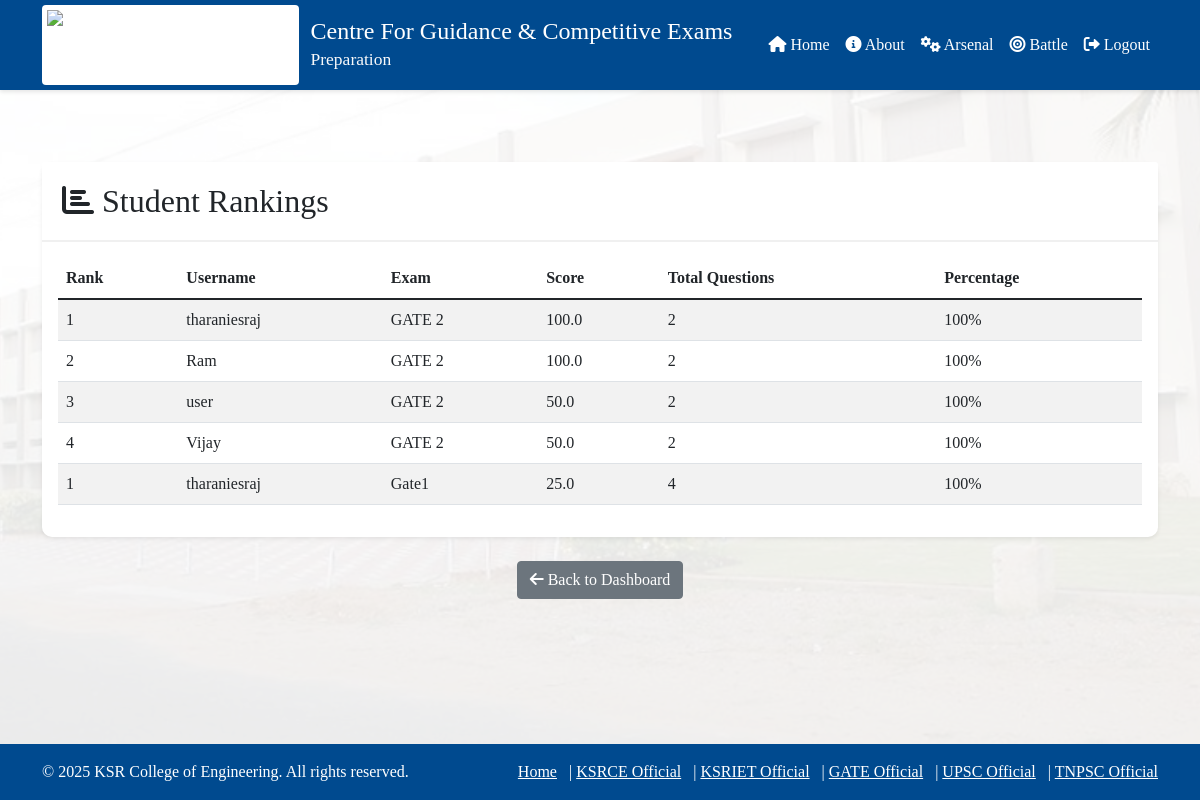
The page /student_rankings (signed in) on the database as committed earlier.
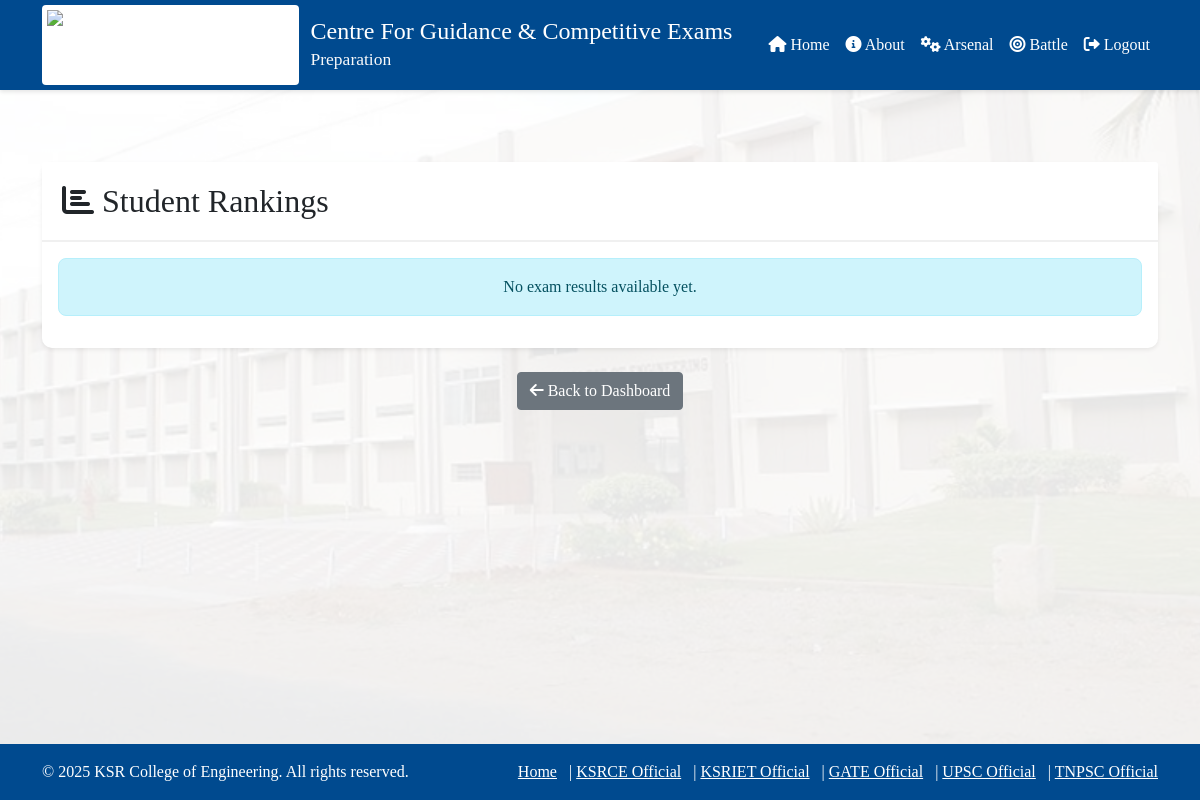
The same page on the database as committed later.
### app.py (models this page shows, shortened)
class User(UserMixin, db.Model):
    id = db.Column(db.Integer, primary_key=True)
    username = db.Column(db.String(80), unique=True, nullable=False)
    email = db.Column(db.String(120), unique=True, nullable=False)
    password_hash = db.Column(db.String(255), nullable=False)
    is_admin = db.Column(db.Boolean, default=False)

class Exam(db.Model):
    id = db.Column(db.Integer, primary_key=True)
    name = db.Column(db.String(100), nullable=False)
    description = db.Column(db.Text)
    duration = db.Column(db.Integer)  # in minutes

class ExamResult(db.Model):
    id = db.Column(db.Integer, primary_key=True)
    user_id = db.Column(db.Integer, db.ForeignKey('user.id'), nullable=False)
    exam_id = db.Column(db.Integer, db.ForeignKey('exam.id'), nullable=False)
    score = db.Column(db.Float, nullable=False)
    total_questions = db.Column(db.Integer, nullable=False)

### app.py (the view)
@app.route('/student_rankings')
@login_required
def student_rankings():
    exam_results = ExamResult.query.all()
    rankings = []
    exams = Exam.query.all()
    for exam in exams:
        exam_specific_results = [
            result for result in exam_results
            if result.exam_id == exam.id
        ]
        sorted_results = sorted(
            exam_specific_results,
            key=lambda x: (x.score / x.total_questions * 100),
            reverse=True
        )
        for idx, result in enumerate(sorted_results, 1):
            user = User.query.get(result.user_id)
            percentage = (result.score / result.total_questions * 100)
            rankings.append({
                'rank': idx,
                'username': user.username,
                'exam_name': exam.name,
                'score': result.score,
                'total_questions': result.total_questions,
                'percentage': round(percentage, 2)
            })
    return render_template('student_rankings.html', rankings=rankings)

### app.py (called while the page is built)
@login_manager.user_loader
def load_user(user_id):
    return User.query.get(int(user_id))

### templates/student_rankings.html
{% extends "base.html" %}
{% block content %}
<div class="container py-4">
    <div class="card shadow-sm">
        <div class="card-header bg-white">
            <h2 class="card-title mb-0">
                <i class="fas fa-chart-bar"></i> Student Rankings
            </h2>
        </div>
        <div class="card-body">
            {% if rankings %}
                <div class="table-responsive">
                    <table class="table table-striped table-hover">
                        <thead class="thead-light">
                            <tr>
                                <th>Rank</th>
                                <th>Username</th>
                                <th>Exam</th>
                                <th>Score</th>
                                <th>Total Questions</th>
                                <th>Percentage</th>
                            </tr>
                        </thead>
                        <tbody>
                            {% for ranking in rankings %}
                            <tr>
                                <td>{{ ranking.rank }}</td>
                                <td>{{ ranking.username }}</td>
                                <td>{{ ranking.exam_name }}</td>
                                <td>{{ ranking.score }}</td>
                                <td>{{ ranking.total_questions }}</td>
                                <td>100%</td>
                            </tr>
                            {% endfor %}
                        </tbody>
                    </table>
                </div>
            {% else %}
                <div class="alert alert-info text-center" role="alert">
                    No exam results available yet.
                </div>
            {% endif %}
        </div>
    </div>
    <div class="text-center mt-3">
        <a href="{{ url_for('dashboard') }}" class="btn btn-secondary">
            <i class="fas fa-arrow-left"></i> Back to Dashboard
        </a>
    </div>
</div>
{% endblock %}

Rows that differ between the two databases and show on the page:
removed User: username "tharaniesraj" "tharaniesraj"
no longer on this page (row unchanged): Exam: exam_name "GATE 2" "GATE 2" "GATE 2" "GATE 2"
removed ExamResult: score "100.0"
removed User: username "Ram"
removed ExamResult: score "100.0"
no longer on this page (row unchanged): User: username "user"
removed ExamResult: score "50.0"
removed User: username "Vijay"
removed ExamResult: score "50.0"
removed Exam: exam_name "Gate1"
removed ExamResult: score "25.0"
Other text that changed with them:
text no longer shown: "Rank Username Exam Score Total Questions Percentage"
text now shown: "No exam results available yet."
list line gone: "1 2 100%"
list line gone: "2 2 100%"
list line gone: "3 2 100%"
list line gone: "4 2 100%"
list line gone: "1 4 100%"
